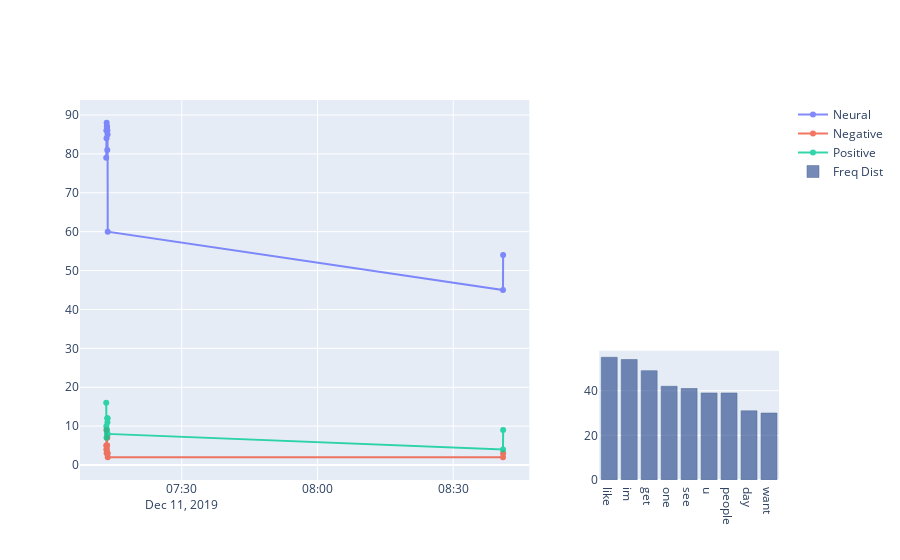

Here is the notebook cell this chart was saved with:
### Code cell
from plotly.subplots import make_subplots
fig = make_subplots(rows=2, cols=2,column_widths=[1, 0.4],row_heights=[0.6, 0.4],specs=[[{"type": "scatter", "rowspan": 2},{"type": "choropleth"}],[None, {"type": "bar"}]])


fig.add_trace(go.Scatter(x=time_series,y=result["Num of '{}' mentions".format(settings.TRACK_WORDS)][result['polarity']==0].reset_index(drop=True),name="Neural",opacity=0.8), row=1, col=1)   

fig.add_trace(go.Scatter(x=time_series,y=result["Num of '{}' mentions".format(settings.TRACK_WORDS)][result['polarity']==-1].reset_index(drop=True),name="Negative",opacity=0.8), row=1, col=1)

fig.add_trace(go.Scatter(x=time_series,y=result["Num of '{}' mentions".format(settings.TRACK_WORDS)][result['polarity']==1].reset_index(drop=True),name="Positive",opacity=0.8), row=1, col=1)

fig.add_trace(go.Bar(x=fd["Word"], y=fd["Frequency"],name="Freq Dist"), row=2, col=2)

fig.update_traces(marker_color='rgb(59, 89, 152)',marker_line_color='rgb(8,48,107)',marker_line_width=0.5, opacity=0.7, row=2, col=2)

fig.show()

### Figure 1 — Plotly figure (JSON) as saved in the notebook; plotly's stock layout.template omitted (floating-point values rounded to 4 significant figures)
{"data": [{"name": "Neural", "opacity": 0.8, "type": "scatter", "x": ["2019-12-11T07:13:18", "2019-12-11T07:13:20", "2019-12-11T07:13:22", "2019-12-11T07:13:24", "2019-12-11T07:13:26", "2019-12-11T07:13:28", "2019-12-11T07:13:30", "2019-12-11T07:13:32", "2019-12-11T07:13:34", "2019-12-11T07:13:36", "2019-12-11T07:13:38", "2019-12-11T08:41:00", "2019-12-11T08:41:02"], "xaxis": "x", "y": [79, 86, 84, 88, 87, 87, 87, 81, 86, 85, 60, 45, 54], "yaxis": "y"}, {"name": "Negative", "opacity": 0.8, "type": "scatter", "x": ["2019-12-11T07:13:18", "2019-12-11T07:13:20", "2019-12-11T07:13:22", "2019-12-11T07:13:24", "2019-12-11T07:13:26", "2019-12-11T07:13:28", "2019-12-11T07:13:30", "2019-12-11T07:13:32", "2019-12-11T07:13:34", "2019-12-11T07:13:36", "2019-12-11T07:13:38", "2019-12-11T08:41:00", "2019-12-11T08:41:02"], "xaxis": "x", "y": [5, 4, 9, 3, 4, 5, 5, 7, 3, 3, 2, 2, 3], "yaxis": "y"}, {"name": "Positive", "opacity": 0.8, "type": "scatter", "x": ["2019-12-11T07:13:18", "2019-12-11T07:13:20", "2019-12-11T07:13:22", "2019-12-11T07:13:24", "2019-12-11T07:13:26", "2019-12-11T07:13:28", "2019-12-11T07:13:30", "2019-12-11T07:13:32", "2019-12-11T07:13:34", "2019-12-11T07:13:36", "2019-12-11T07:13:38", "2019-12-11T08:41:00", "2019-12-11T08:41:02"], "xaxis": "x", "y": [16, 10, 7, 9, 9, 8, 8, 12, 11, 12, 8, 4, 9], "yaxis": "y"}, {"marker": {"color": "rgb(59, 89, 152)", "line": {"color": "rgb(8,48,107)", "width": 0.5}}, "name": "Freq Dist", "opacity": 0.7, "type": "bar", "x": ["like", "im", "get", "one", "see", "u", "people", "day", "want"], "xaxis": "x2", "y": [55, 54, 49, 42, 41, 39, 39, 31, 30], "yaxis": "y2"}], "layout": {"geo": {"domain": {"x": [0.7429, 1], "y": [0.49, 1]}}, "xaxis": {"anchor": "y", "domain": [0, 0.6429]}, "xaxis2": {"anchor": "y2", "domain": [0.7429, 1]}, "yaxis": {"anchor": "x", "domain": [0, 1]}, "yaxis2": {"anchor": "x2", "domain": [0, 0.34]}}}
